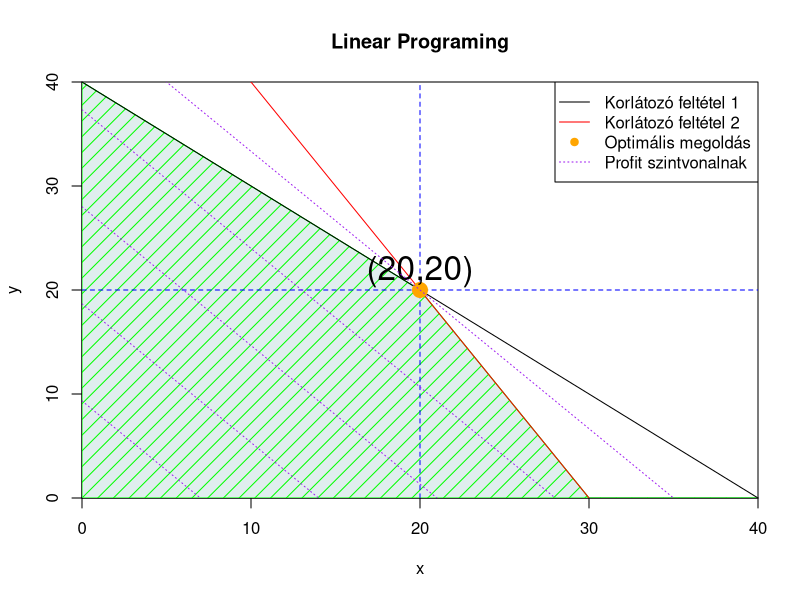

R code for this plot:
# Le generáljuk az x értékeket
x <- seq(0, 40, 1)

# definiáljuk a lineáris egyenletet 4x + 3y = k ,vissza adjuk y értékét
equation <- function(x, k) {
  return((k - 4 * x) / 3)
}

# Definiáljuk a feltételeket és legeneráljuk a y értékeket
c1 <- 40 - x
c2 <- 60 - 2 * x

# Kiszámoljuk a minimumot
y_min <- pmin(c1, c2)


# Megkeressük a metszetet
common_elements <- intersect(c1, c2)
same_indices <- which(c1 == c2) #y érték
same_elements <- c1[same_indices] #x érték

# Ábrázoljuk a feltételeket és a LMH
plot(x, x, type = "n", ylab = "y", xlab = "x", main = "Linear Programing", xaxs = "i", yaxs = "i")  #koordináta renszer beállítása
polygon(c(x, rev(x)), c(y_min, rep(0, length(x))), col = "azure2", density = NA,)   #LMH ábrázolása színel
polygon(c(x, rev(x)), c(y_min, rep(0, length(x))), col = "green", density = 9, angle = 45) #LMH ábrázolása vonalakal
lines(x, c1, type = "l", col = "black") #korlátozó feltétel 1
lines(x, c2, type = "l", col = "Red")   #korlátozó feltétel 2

# Horizontális és vertikális vonal ábrázolása a metszésponthoz
abline(h = same_elements, col = "blue", lty = 2)    # horizontális vonal
abline(v = same_indices - 1, col = "blue", lty = 2) # vertikális vonal

# A metszéspont ábrázolása és  koordináták kiírása
points(same_indices - 1, same_elements, pch = 19, col = "Orange",cex = 2) # metszéspont ábrázolása
text(same_indices - 1, same_elements, paste("(", same_indices - 1, ",", same_elements, ")", sep = ""), pos = 3, col = "black", cex = 2)    # koordináták kiírása

# Kiszámoljuk a lineáris egyenletet a metszéspontnál
k <- 4 * (same_indices-1) + 3 * same_elements

k_values <- seq(0, k, by = k/5) #5db x értek generálása a profit szintvonalakhoz 0-tol a metszéspontig
for (k in k_values) {
  lines(x, equation(x, k), col = "purple", lty = 3) # profit szintvonalak ábrázolása
}

# feliratozás
legend("topright", legend = c("Korlátozó feltétel 1", "Korlátozó feltétel 2", "Optimális megoldás", "Profit szintvonalnak"), col = c("black", "red", "Orange", "purple"), lty = c(1, 1, NA, 3), pch = c(NA, NA, 19, NA))
